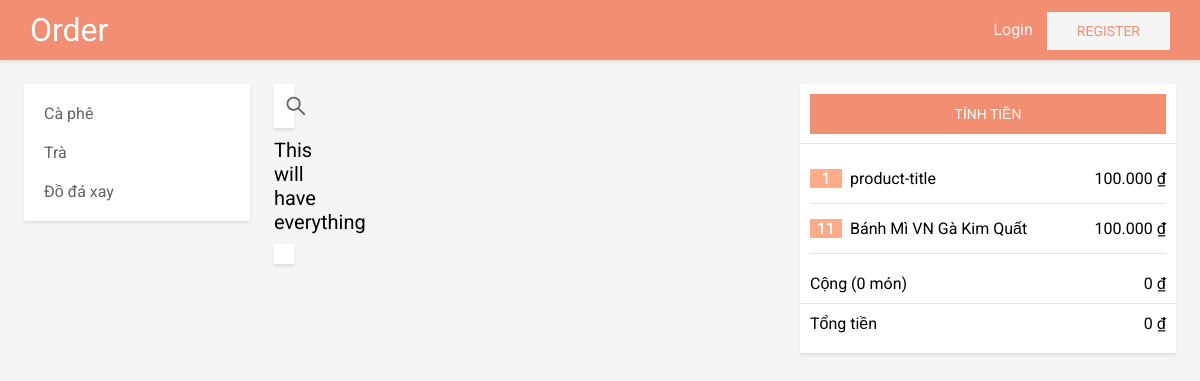
Before: / with the older database file.
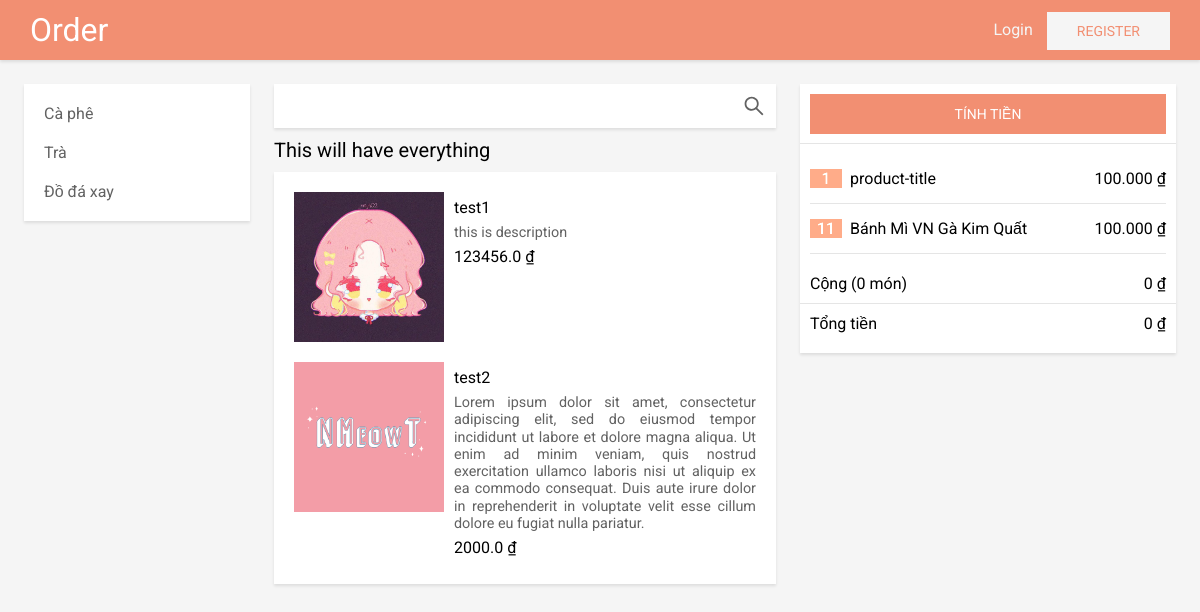
After: the same page with the newer database file.
### customer/models.py (models this page shows)
class Category(models.Model):
    name_category = models.CharField(max_length=100, unique=True)

class Product(models.Model):
    name_product = models.CharField(max_length=255, unique=True)
    price = models.FloatField()
    description = models.TextField(blank=True, null=True)
    image = models.ImageField(blank=True, null=True)
    category = models.ForeignKey(Category, on_delete=models.CASCADE)

### customer/views.py (the view)
# urls.py: path('', index, name="index"),
def index(request):
    category = Category.objects.all()
    product = Product.objects.all()
    context = {
        "category": category,
        "product": product
    }
    return render(request, "customer/index.html", context)

### customer/templates/customer/index.html
{% extends 'customer/base.html' %}
{% block main %}
{% include 'customer/menu.html' %}
{% include 'customer/main-content.html' %}
{% include 'customer/cart.html' %}
{% endblock %}

### customer/templates/customer/base.html (shortened to what this page needs)
<!DOCTYPE html>
<html lang="en">
<head>
    {% load static %}
    <link rel="stylesheet" href="{% static 'customer/style.css' %}">
    <link rel="stylesheet" href="{% static 'customer/authenticate.css' %}">
</head>
<body>
    <div class="app">
        <header class="fixed shadow">
            <div class="wrapper">
                <div class="logo"><a href="{% url 'index' %}">Order</a></div>
                <div class="action">
                    <a href="login.html" class="login">Login</a>
                    <a href="{% url 'register_view' %}" class="register btn">Register</a>
                </div>
            </div>
        </header>
        <section>
            <div class="main-app">
                {% block main %}
                {% endblock %}
            </div>
        </section>
    </div>
</body>
</html>

### customer/templates/customer/menu.html
<div class="menu fixed background-white shadow">
    <ul class="margin-10">
        {% for item in category %}
        <li class="item"><a href="#{{ item.name_category }}">{{item.name_category}}</a></li>
        {% endfor %}
    </ul>
</div>

### customer/templates/customer/main-content.html (shortened to what this page needs)
<div class="main-content">
    <div class="search shadow padding-10">
        <input type="text" class="search-box">
        <a href="#" class="search-icon">
        </a>
    </div>
    <div class="product-list">
        <div class="category">This will have everything</div>
        <div class="product-menu shadow background-white">
            {% for item in product %}
            <div class="product-item padding-10">
                <div class="product-image">
                    <img src="{{ item.image.url }}" alt="{{ item.image }}">
                </div>
                <div class="product-info">
                    <div class="product-title">{{ item.name_product }}</div>
                    <div class="product-description">{{ item.description }}</div>
                    <div class="product-prices">{{ item.price }} ₫</div>
                </div>
            </div>
            {% endfor %}
        </div>
    </div>
</div>

### customer/templates/customer/cart.html
<div class="cart fixed background-white shadow">
    <div class="cart-header">
        <button class="btn">Tính tiền</button>
    </div>
    <div class="cart-body">
        <div class="list-item padding-10">
            <div class="cart-item">
                <div class="quantity ">
                    <span>1</span>
                </div>
                <div class="product-title">product-title</div>
                <div class="product-prices">100.000 ₫</div>
            </div>
            <div class="cart-item">
                <div class="quantity ">
                    <span>11</span>
                </div>
                <div class="product-title">Bánh Mì VN Gà Kim Quất</div>
                <div class="product-prices">100.000 ₫</div>
            </div>
        </div>
        <div class="flex-space-between padding-10">
            <div>Cộng (<span id="count">0</span> món)</div>
            <div id="count-price">0 ₫</div>
        </div>
    </div>
    <div class="cart-footer">
        <div class="flex-space-between padding-10">
            <div>Tổng tiền</div>
            <div id="total-price">0 ₫</div>
        </div>
    </div>
</div>

### customer/static/customer/style.css (style rules this page uses)
:root { --main-color: #f28f72; --text-primary: #626262; --menu-width: calc(250px - 1.5em); --cart-width: calc(400px - 1.5em); --border-color: #e5e5e5; --shadow: rgb(0 0 0 / 10%) 0px 2px 3px; --radius: 5px; }
* { margin: 0; padding: 0; font-family: 'Roboto', sans-serif; box-sizing: border-box; }
.margin-10 { margin: 10px; }
.padding-10 { padding: 10px; }
.fixed { position: fixed; }
.shadow { box-shadow: var(--shadow); }
.btn { background-color: var(--main-color); color: #fff; border: 1px solid transparent; margin: 0; border: none; overflow: visible; font: inherit; text-transform: none; display: inline-block; -webkit-box-sizing: border-box; box-sizing: border-box; padding: 0 30px; vertical-align: middle; font-size: 0.875rem; line-height: 38px; text-align: center; text-decoration: none; text-transform: uppercase; -webkit-transition: 0.1s ease-in-out; transition: 0.1s ease-in-out; -webkit-transition-property: color, background-color, border-color; transition-property: color, background-color, border-color; cursor: pointer; }
header { background-color: var(--main-color); line-height: 60px; width: 100%; z-index: 1; }
.wrapper { position: relaitve; display: flex; justify-content: space-between; align-items: center; width: 95%; margin: 0 auto; }
.logo { color: #fff; white-space: nowrap; font-size: 2em; }
.logo a { color: #fff; }
.login { color: #f5f5f5; margin: 10px }
.register { background: #f5f5f5; color: var(--main-color); padding: 0 30px; }
.app { background-color: #f5f5f5; min-height: 100vh; position: relative; }
section { display: flex; justify-content: space-between; padding-top: 60px; }
ul { list-style: none; }
.main-app { padding: 1.5em; display: flex; position: relative; }
.menu { width: var(--menu-width); }
.cart { width: var(--cart-width); }
.main-content { width: calc(100% - 650px); position: relative; left: calc(var(--menu-width) + 1.5em); }
a { text-decoration: none; color: var(--text-primary); }
.item { padding: 10px; cursor: pointer; }
.background-white { background: #fff; }
.search { display: flex; background: #fff; justify-content: space-between; align-items: center; }
.search-box { width: 100%; outline: none; border: none; background: transparent; height: 100%; }
.search-icon { font-size: 1.5em; align-items: center; display: flex; }
.category { font-size: 1.25em; }
.product-list { margin: 10px 0; }
.product-menu { margin-top: 10px; padding: 10px; }
.product-item { display: flex; cursor: pointer; }
.product-image { height: 150px; width: 150px; }
.product-image img { width: 100%; height: 100%; }
.product-info { padding-left: 10px; width: calc(100% - 150px); line-height: 2em; }
.product-description { color: #626262; text-align: justify; line-height: 1.2em; font-size: 0.9em; }
.cart { right: 1.5em; }
.cart-header { height: 60px; display: flex; justify-content: center; align-items: center; border-bottom: 1px solid var(--border-color); }
.cart-header button { width: calc(100% - 20px); border: 1px solid transparent; }
.cart-footer { height: 50px; border-top: 1px solid var(--border-color); }
.cart-item { display: grid; grid-template-columns: 40px calc(var(--cart-width) - 140px) 80px; border-bottom: 1px solid var(--border-color); padding: 15px 0; }
.cart-item * { text-align: left; }
.quantity { background: var(--main-color); filter: brightness(120%); color: #fff; width: 80%; text-align: center; }
.cart-item .product-prices { text-align: right; }
.flex-space-between { display: flex; justify-content: space-between; }

Changed rows visible on the page:
added Product: image (picture), name_product "test1", description "this is description", price "123456.0"
added Product: image (picture), name_product "test2", description "Lorem ipsum dolor sit amet, consectetur adipiscing elit, sed do eiusmod tempor incididunt ut labore et dolore magna aliqua. Ut enim ad minim veniam, quis nostrud exercitation ullamco laboris nisi ut aliquip ex ea commodo consequat. Duis aute irure dolor in reprehenderit in voluptate velit esse cillum dolore eu fugiat nulla pariatur.", price "2000.0"
